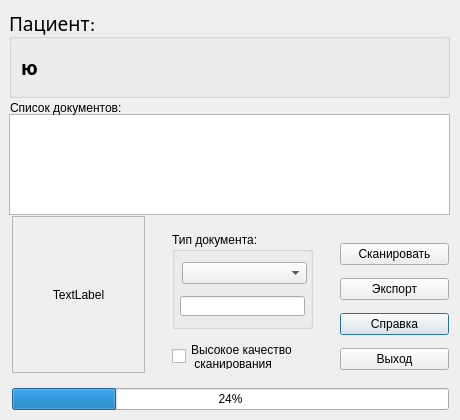
<?xml version="1.0" encoding="UTF-8"?>
<ui version="4.0">
 <class>Dialog</class>
 <widget class="QDialog" name="Dialog">
  <property name="enabled">
   <bool>true</bool>
  </property>
  <property name="geometry">
   <rect>
    <x>0</x>
    <y>0</y>
    <width>460</width>
    <height>420</height>
   </rect>
  </property>
  <property name="minimumSize">
   <size>
    <width>460</width>
    <height>394</height>
   </size>
  </property>
  <property name="maximumSize">
   <size>
    <width>460</width>
    <height>420</height>
   </size>
  </property>
  <property name="windowTitle">
   <string>Dialog</string>
  </property>
  <widget class="QWidget" name="layoutWidget">
   <property name="geometry">
    <rect>
     <x>340</x>
     <y>236</y>
     <width>109</width>
     <height>145</height>
    </rect>
   </property>
   <layout class="QGridLayout" name="gridLayout_2">
    <item row="2" column="0">
     <widget class="QPushButton" name="B_help">
      <property name="text">
       <string>Справка</string>
      </property>
     </widget>
    </item>
    <item row="3" column="0">
     <widget class="QPushButton" name="B_exit">
      <property name="text">
       <string>Выход</string>
      </property>
     </widget>
    </item>
    <item row="1" column="0">
     <widget class="QPushButton" name="B_export">
      <property name="text">
       <string>Экспорт</string>
      </property>
     </widget>
    </item>
    <item row="0" column="0">
     <widget class="QPushButton" name="B_scan">
      <property name="text">
       <string>Сканировать</string>
      </property>
     </widget>
    </item>
   </layout>
  </widget>
  <widget class="QGroupBox" name="groupBox">
   <property name="geometry">
    <rect>
     <x>9</x>
     <y>9</y>
     <width>441</width>
     <height>89</height>
    </rect>
   </property>
   <property name="font">
    <font>
     <family>Liberation Sans [unknown]</family>
     <pointsize>14</pointsize>
    </font>
   </property>
   <property name="title">
    <string>Пациент:</string>
   </property>
   <layout class="QGridLayout" name="gridLayout">
    <item row="0" column="0">
     <widget class="QLabel" name="l_pat_name">
      <property name="font">
       <font>
        <pointsize>14</pointsize>
        <weight>75</weight>
        <bold>true</bold>
       </font>
      </property>
      <property name="text">
       <string>ю</string>
      </property>
     </widget>
    </item>
   </layout>
  </widget>
  <widget class="QListWidget" name="listWidget">
   <property name="geometry">
    <rect>
     <x>9</x>
     <y>114</y>
     <width>441</width>
     <height>101</height>
    </rect>
   </property>
  </widget>
  <widget class="QLabel" name="imageLabel">
   <property name="geometry">
    <rect>
     <x>12</x>
     <y>216</y>
     <width>133</width>
     <height>157</height>
    </rect>
   </property>
   <property name="frameShape">
    <enum>QFrame::StyledPanel</enum>
   </property>
   <property name="text">
    <string>TextLabel</string>
   </property>
   <property name="alignment">
    <set>Qt::AlignCenter</set>
   </property>
  </widget>
  <widget class="QProgressBar" name="progressBar">
   <property name="geometry">
    <rect>
     <x>12</x>
     <y>388</y>
     <width>437</width>
     <height>22</height>
    </rect>
   </property>
   <property name="value">
    <number>24</number>
   </property>
  </widget>
  <widget class="QGroupBox" name="groupBox_2">
   <property name="geometry">
    <rect>
     <x>172</x>
     <y>232</y>
     <width>141</width>
     <height>97</height>
    </rect>
   </property>
   <property name="title">
    <string>Тип документа:</string>
   </property>
   <widget class="QLineEdit" name="lineEdit">
    <property name="geometry">
     <rect>
      <x>8</x>
      <y>64</y>
      <width>125</width>
      <height>20</height>
     </rect>
    </property>
   </widget>
   <widget class="QComboBox" name="comboBox">
    <property name="enabled">
     <bool>true</bool>
    </property>
    <property name="geometry">
     <rect>
      <x>10</x>
      <y>30</y>
      <width>125</width>
      <height>22</height>
     </rect>
    </property>
   </widget>
  </widget>
  <widget class="QLabel" name="label">
   <property name="geometry">
    <rect>
     <x>10</x>
     <y>100</y>
     <width>141</width>
     <height>16</height>
    </rect>
   </property>
   <property name="text">
    <string>Список документов:</string>
   </property>
  </widget>
  <widget class="QCheckBox" name="checkBox">
   <property name="geometry">
    <rect>
     <x>172</x>
     <y>344</y>
     <width>141</width>
     <height>25</height>
    </rect>
   </property>
   <property name="text">
    <string>Высокое качество
 сканирования</string>
   </property>
  </widget>
 </widget>
 <tabstops>
  <tabstop>B_scan</tabstop>
  <tabstop>B_export</tabstop>
  <tabstop>B_help</tabstop>
  <tabstop>B_exit</tabstop>
  <tabstop>comboBox</tabstop>
  <tabstop>lineEdit</tabstop>
  <tabstop>listWidget</tabstop>
 </tabstops>
 <resources/>
 <connections/>
</ui>
